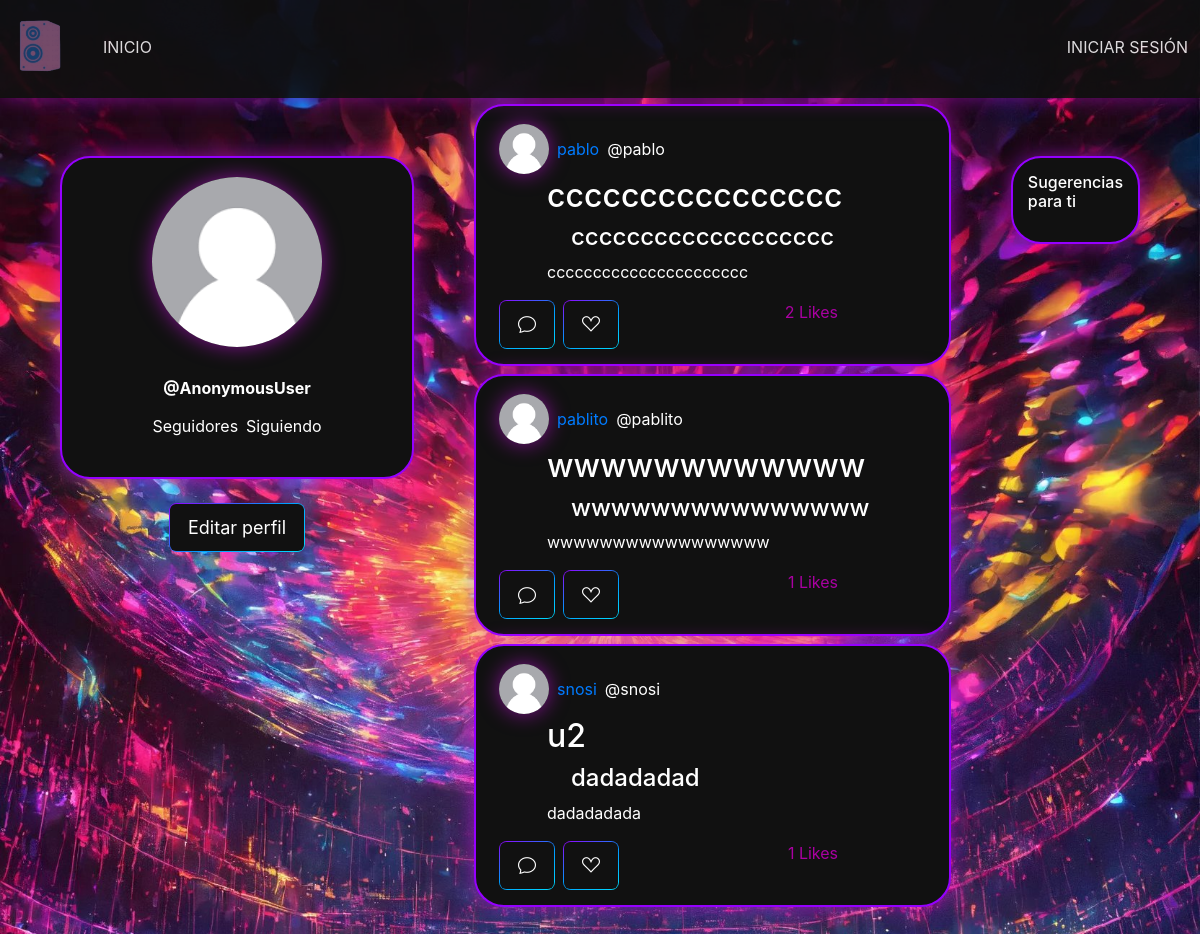
The page / on the database its author committed.
### base/models.py (models this page shows, shortened)
class Post(models.Model):
    title = models.CharField(max_length = 200)
    general = models.CharField(max_length = 200)
    text= models.TextField()
    update = models.DateTimeField(auto_now=True)
    created = models.DateTimeField(auto_now_add=True)
    user=models.ForeignKey(User, null=True, on_delete=models.SET_NULL)
    likes = models.IntegerField(default=0)
    class Meta:
        ordering = ['-created']

### base/views.py (the view)
# urls.py: path('', views.home, name='home'),
def home(request):
    posts= Post.objects.all()
    return render(request, 'home.html', {'posts':posts})

### templates/home.html (shortened to what this page needs)
{% extends "layouts/main.html" %}
{% load static %}
{% block content %}
<div class=" d-flex py-5">
    <div class="sidebar m-5  d-block  con">
        <div class="gradientesdivs shadow-drop-center ">
            <div class=" perfil1 py-1 " >
                {% if user.perfil.image %}
                <img class=" rounded-circle  shadow-drop-center"
                src="{{ user.perfil.image.url}}" alt="imagen default" width="100">
                {% else %}
                <img class="rounded-circle  shadow-drop-center"
                src="{% static 'img/usuario.png' %}" alt="imagen default" width="170">
                {% endif %}
                <div class="card-body ">
                    <h6 class="card-title font-weight-bold">@{{ user }}</h6>
                    <div class="row justify-content-center">
                        <a type="button" class="boton " data-bs-toggle="modal" data-bs-target="#seguidores">
                            {{ user.perfil.followers.count }} Seguidores
                        </a>
                        <a type="button" class="boton ml-2" data-bs-toggle="modal" data-bs-target="#exampleModal">
                            <span>{{ user.perfil.following.count }} Siguiendo</span>
                        </a>
                    </div>
                </div>
            </div>
        </div>
        <div class="d-flex justify-content-center mt-3">
            <a href="{% url 'editar' %}" class="a py-2">
                <button class="button button-sm" type="button">
                    <span>Editar perfil</span>
                </button>
            </a>
        </div>
    </div>
    <div class="content">
        {% for p in posts %}
        <div class="content gradientesdivs shadow-drop-center my-2 mx-auto body-header">
            <div class="container ml-2">
                <div class="row">
                    <div class="row">
                        <div class="col-12 d-flex align-items-center">
                            <div>
                                {% if p.user.perfil.image %}
                                    <img class="rounded-circle shadow-drop-center"
                                         src="{{ p.user.perfil.image.url }}" alt="imagen del perfil" width="50">
                                {% else %}
                                    <img class="rounded-circle shadow-drop-center"
                                         src="{% static 'img/usuario.png' %}" alt="imagen default" width="50">
                                {% endif %}
                            </div>
                            <a href="{% url 'perfil' p.user %}" class="ml-2 mb-0">{{ p.user.username }}</a>
                            <p class="mt-3 ml-2">@{{ p.user }}</p>
                        </div>
                        <div class="container-fluid col-10 ml-5">
                            <h2>{{ p.title }}</h2>
                            <h4 class="mx-4">{{ p.general }}</h4>
                            <p>{{ p.text }}</p>
                        </div>
                    </div>
                    <div class="row col-10">
                        <a href="{% url 'paginapost' p.id %}">
                            <button class="button button-sm" type="button">
                                <span><i class="bi bi-chat bi-sm"></i></span>
                            </button>
                        </a>
                        <a href="{% url 'like' id=p.id %}" class="a">
                            <button class="button button-sm ml-2" type="submit">
                                <span><i class="bi bi-suit-heart"></i></span>
                            </button>
                        </a>
                        <div class="ml-auto">
                            <a type="button" class="boton ml-auto" data-bs-toggle="modal" data-bs-target="#likes">
                                <span class="color">{{ p.likes }} Likes</span>
                            </a>
                        </div>
                    </div>
                </div>
            </div>
        </div>
        {% endfor %}
    </div>
    <div class="sidebar m-5  d-block ">
        <div class="gradientesdivs shadow-drop-center ">
            <h6>Sugerencias para ti</h6>
        </div>
    </div>
</div>
{% endblock %}

### templates/layouts/main.html (shortened to what this page needs)
{% load static %}
<!DOCTYPE html>
<html lang="es">
  <head>
    <link rel="stylesheet" href="{% static 'styles/bootstrap.css' %}">
    <link rel="stylesheet" href="{% static 'styles/styles.css' %}">
    <link rel="stylesheet" href="https://cdn.jsdelivr.net/npm/bootstrap-icons@1.11.2/font/bootstrap-icons.min.css">
  </head>
  <body class="fondo">
    <nav class=" navbar navbar-expand-lg sticky-top navbar-dark shadow-drop-center fixed-top">
      <a class="navbar-brand scale-up-center" href="#"> <img src="{% static 'img/logo.png' %}" alt="Logo de la marca" width="75"></a>
      <div class="collapse navbar-collapse" id="navbarSupportedContent">
        <ul class="navbar-nav mr-auto text-uppercase">
          <li class="nav-item active">
            <a class="nav-link" href="/">Inicio </a>
          </li>
        </ul>
        {% if request.user.is_authenticated %}
        <ul class="navbar-nav  text-uppercase">
          <li class="nav-item active">
            <a class="nav-link" href="/logout">Cerrar la sesión</a>
          </li>
        </ul>
        {% else %}
        <ul class="navbar-nav my-1 text-uppercase">
          <li class="nav-item active">
            <a class="nav-link" href="/login">Iniciar sesión</a>
          </li>
        </ul>
        {% endif %}
      </div>
    </nav>
    <main role="main" class="py-5">
        {% block content %}
        {% endblock%}
    </main>
  </body>
</html>

### static/styles/styles.css (style rules this page uses)
.navbar { background-color: #111; border-bottom: 5px solid transparent; border-image: linear-gradient(150deg, #9500ff, #09f, #00DDFF); opacity: 85%; position: fixed; width: 100%; padding: 4px; text-align: center; z-index: 900; margin-bottom: 5px }
.ml-auto { margin-left: auto; }
.gradientesdivs { background-color: #111; border: 2px solid #9500ff; color: #fff; border-radius: 30px; padding-top: 5rem; padding: 15px; }
.boton { background-color: #111; border: 0; display: flex; }
.m-5 { margin: 5vmax!important; }
.shadow-drop-center { animation:shadow-drop-center 0.4s linear both }
.scale-up-center { animation:scale-up-center 0.4s; }
.fondo { background-image: url(../img/fondo.jpg); background-size: cover; }
.button { border: 0; background-image: linear-gradient( 150deg, #9500ff, #09f, #00DDFF ); border-radius: 8px; color: #fff; display: flex; font-size: 18px; padding: 1px; cursor: pointer; transition: .3s; }
.button span { background-color: #111; padding: 10px 18px; border-radius: 6px; transition: .3s; }
.color { color: #aa00a2; }
.perfil1 { width: 20rem; text-align: center; border-radius: 20px; }
a { text-decoration: none !important; }

### rows shown on the page
Post: user.username "pablo", user "pablo", title "cccccccccccccccc", general "ccccccccccccccccccc", text "cccccccccccccccccccccc", likes "2"
Post: user.username "pablito", user "pablito", title "wwwwwwwwwwww", general "wwwwwwwwwwwwwww", text "wwwwwwwwwwwwwwwww", likes "1"
Post: user.username "snosi", user "snosi", title "u2", general "dadadadad", text "dadadadada", likes "1"

### other values the page prints
{{ user }} "AnonymousUser"
